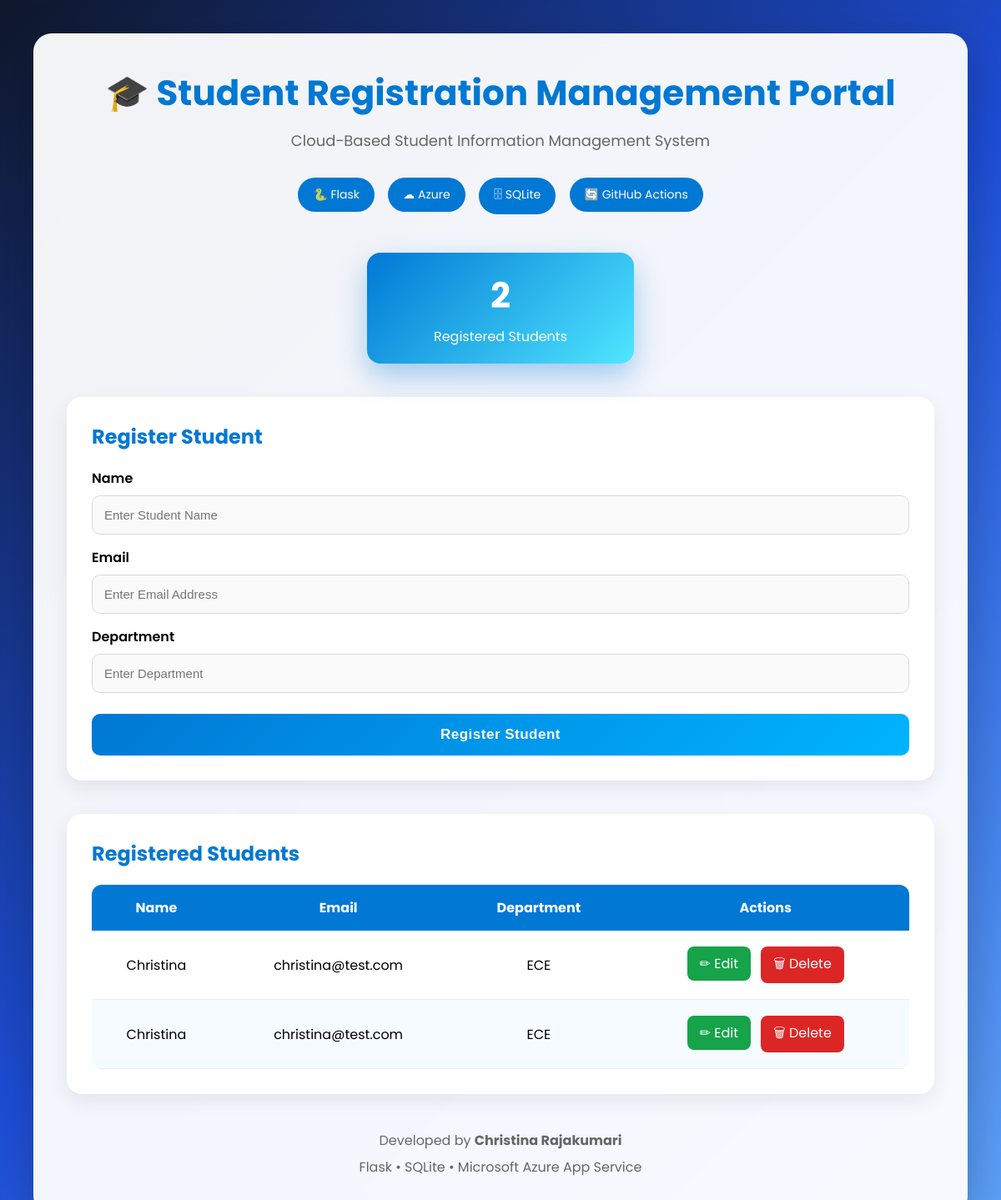
The app's page /, older data.
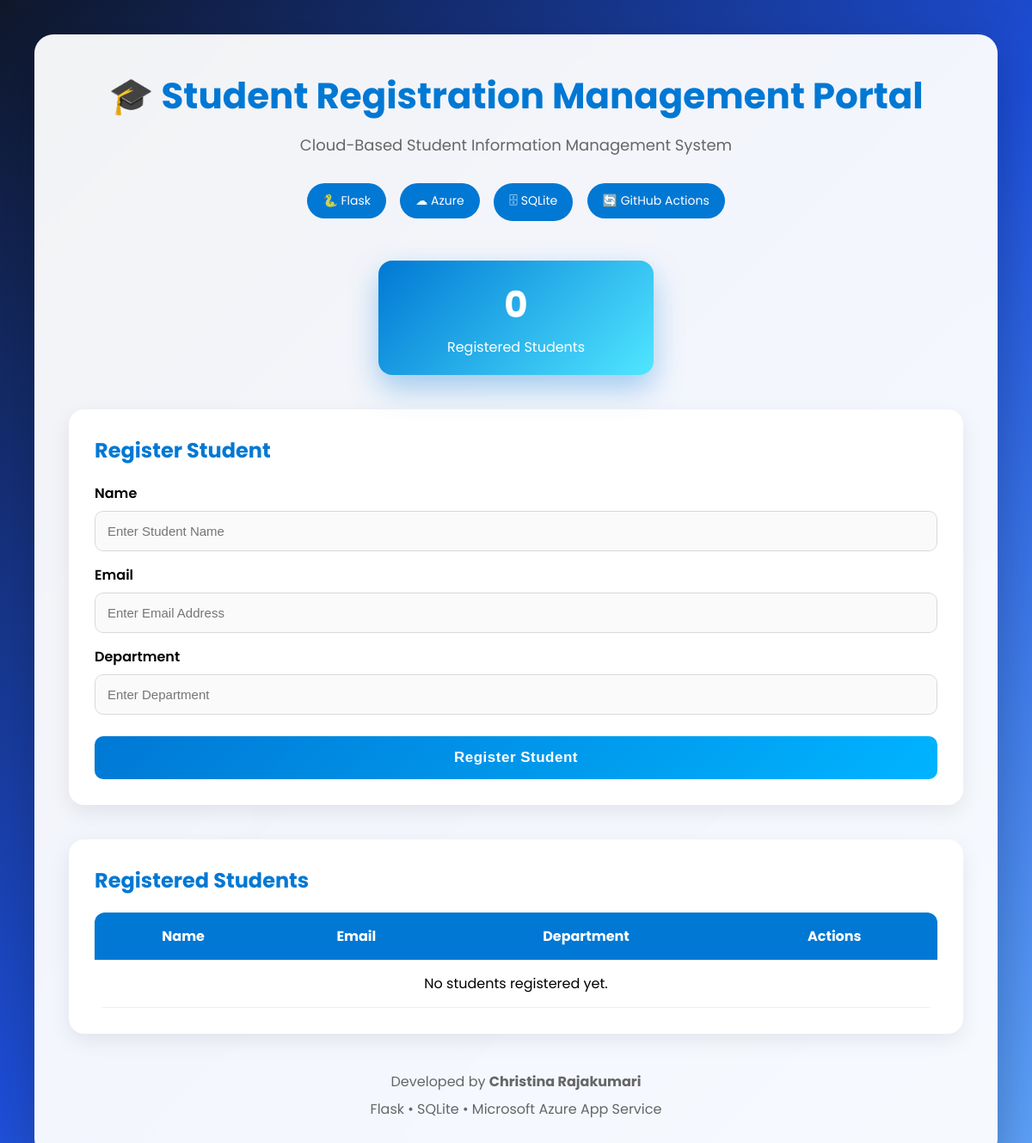
The same page, newer data.
### tables this page shows
CREATE TABLE students (
            id INTEGER PRIMARY KEY AUTOINCREMENT,
            name TEXT,
            email TEXT,
            department TEXT
        );

### app.py (the view)
@app.route("/")
def home():
    conn = sqlite3.connect(DATABASE)
    cursor = conn.cursor()
    cursor.execute("SELECT * FROM students")
    students = cursor.fetchall()
    conn.close()
    return render_template("index.html", students=students)

### templates/index.html (shortened to what this page needs)
<!DOCTYPE html>
<html lang="en">
<head>
<link rel="stylesheet" href="{{ url_for('static', filename='css/style.css') }}">
</head>
<body>
<div class="container">
<header>
<h1>🎓 Student Registration Management Portal</h1>
<p>
Cloud-Based Student Information Management System
</p>
<div class="badges">
<span>🐍 Flask</span>
<span>☁ Azure</span>
<span>🗄 SQLite</span>
<span>🔄 GitHub Actions</span>
</div>
</header>
<div class="dashboard">
<div class="card">
<h2>{{ students|length }}</h2>
<p>Registered Students</p>
</div>
</div>
<section class="form-section">
<h2>Register Student</h2>
<form action="/register" method="POST">
<label>Name</label>
<input
type="text"
name="name"
placeholder="Enter Student Name"
required>
<label>Email</label>
<input
type="email"
name="email"
placeholder="Enter Email Address"
required>
<label>Department</label>
<input
type="text"
name="department"
placeholder="Enter Department"
required>
<button>
Register Student
</button>
</form>
</section>
<section class="table-section">
<h2>Registered Students</h2>
<table>
<thead>
<tr>
<th>Name</th>
<th>Email</th>
<th>Department</th>
<th>Actions</th>
</tr>
</thead>
<tbody>
{% if students %}
{% for student in students %}
<tr>
<td>{{ student[1] }}</td>
<td>{{ student[2] }}</td>
<td>{{ student[3] }}</td>
<td>
<a
class="edit-btn"
href="/edit/{{ student[0] }}">
✏ Edit
</a>
<a
class="delete-btn"
href="/delete/{{ student[0] }}"
onclick="return confirm('Delete this student?')">
🗑 Delete
</a>
</td>
</tr>
{% endfor %}
{% else %}
<tr>
<td colspan="4">
No students registered yet.
</td>
</tr>
{% endif %}
</tbody>
</table>
</section>
<footer>
Developed by <strong>Christina Rajakumari</strong>
<br>
Flask • SQLite • Microsoft Azure App Service
</footer>
</div>
</body>
</html>

Row changes from the older to the newer data that the page shows:
removed students: name "Christina", email "christina@test.com", department "ECE"
removed students: name "Christina", email "christina@test.com", department "ECE"
Text that changed along with them:
{{ students|length }}: "2" → "0"
text now shown: "No students registered yet."
